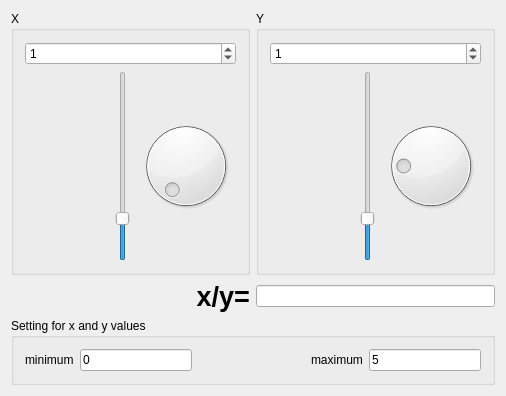
<?xml version="1.0" encoding="UTF-8"?>
<ui version="4.0">
 <class>DzielenieWidget</class>
 <widget class="QWidget" name="DzielenieWidget">
  <property name="geometry">
   <rect>
    <x>0</x>
    <y>0</y>
    <width>506</width>
    <height>396</height>
   </rect>
  </property>
  <property name="windowTitle">
   <string>DzielenieWidget</string>
  </property>
  <layout class="QVBoxLayout" name="verticalLayout_3">
   <item>
    <layout class="QHBoxLayout" name="horizontalLayout_3">
     <item>
      <widget class="QGroupBox" name="groupBox">
       <property name="title">
        <string>X</string>
       </property>
       <layout class="QVBoxLayout" name="verticalLayout">
        <item>
         <widget class="QSpinBox" name="XSpin">
          <property name="maximum">
           <number>5</number>
          </property>
          <property name="value">
           <number>1</number>
          </property>
         </widget>
        </item>
        <item>
         <layout class="QHBoxLayout" name="horizontalLayout">
          <item>
           <spacer name="horizontalSpacer">
            <property name="orientation">
             <enum>Qt::Horizontal</enum>
            </property>
            <property name="sizeHint" stdset="0">
             <size>
              <width>40</width>
              <height>20</height>
             </size>
            </property>
           </spacer>
          </item>
          <item>
           <widget class="QSlider" name="XSlider">
            <property name="maximum">
             <number>5</number>
            </property>
            <property name="value">
             <number>1</number>
            </property>
            <property name="orientation">
             <enum>Qt::Vertical</enum>
            </property>
           </widget>
          </item>
          <item>
           <widget class="QDial" name="XDial">
            <property name="maximum">
             <number>5</number>
            </property>
           </widget>
          </item>
         </layout>
        </item>
       </layout>
      </widget>
     </item>
     <item>
      <widget class="QGroupBox" name="groupBox_2">
       <property name="title">
        <string>Y</string>
       </property>
       <layout class="QVBoxLayout" name="verticalLayout_2">
        <item>
         <widget class="QSpinBox" name="YSpin">
          <property name="maximum">
           <number>5</number>
          </property>
          <property name="value">
           <number>1</number>
          </property>
         </widget>
        </item>
        <item>
         <layout class="QHBoxLayout" name="horizontalLayout_2">
          <item>
           <spacer name="horizontalSpacer_2">
            <property name="orientation">
             <enum>Qt::Horizontal</enum>
            </property>
            <property name="sizeHint" stdset="0">
             <size>
              <width>40</width>
              <height>20</height>
             </size>
            </property>
           </spacer>
          </item>
          <item>
           <widget class="QSlider" name="YSlider">
            <property name="maximum">
             <number>5</number>
            </property>
            <property name="value">
             <number>1</number>
            </property>
            <property name="orientation">
             <enum>Qt::Vertical</enum>
            </property>
           </widget>
          </item>
          <item>
           <widget class="QDial" name="YDial">
            <property name="maximum">
             <number>5</number>
            </property>
            <property name="value">
             <number>1</number>
            </property>
           </widget>
          </item>
         </layout>
        </item>
       </layout>
      </widget>
     </item>
    </layout>
   </item>
   <item>
    <layout class="QHBoxLayout" name="horizontalLayout_4">
     <item>
      <widget class="QLabel" name="label">
       <property name="sizePolicy">
        <sizepolicy hsizetype="Expanding" vsizetype="Preferred">
         <horstretch>0</horstretch>
         <verstretch>0</verstretch>
        </sizepolicy>
       </property>
       <property name="font">
        <font>
         <pointsize>20</pointsize>
         <weight>75</weight>
         <bold>true</bold>
        </font>
       </property>
       <property name="text">
        <string>x/y=</string>
       </property>
       <property name="alignment">
        <set>Qt::AlignRight|Qt::AlignTrailing|Qt::AlignVCenter</set>
       </property>
      </widget>
     </item>
     <item>
      <widget class="QLineEdit" name="dzielenieValue">
       <property name="readOnly">
        <bool>true</bool>
       </property>
      </widget>
     </item>
    </layout>
   </item>
   <item>
    <widget class="QGroupBox" name="groupBox_3">
     <property name="title">
      <string>Setting for x and y values</string>
     </property>
     <layout class="QHBoxLayout" name="horizontalLayout_5">
      <item>
       <widget class="QLabel" name="label_2">
        <property name="text">
         <string>minimum</string>
        </property>
       </widget>
      </item>
      <item>
       <widget class="QLineEdit" name="minimumValue">
        <property name="text">
         <string>0</string>
        </property>
       </widget>
      </item>
      <item>
       <spacer name="horizontalSpacer_3">
        <property name="orientation">
         <enum>Qt::Horizontal</enum>
        </property>
        <property name="sizeHint" stdset="0">
         <size>
          <width>34</width>
          <height>20</height>
         </size>
        </property>
       </spacer>
      </item>
      <item>
       <widget class="QLabel" name="label_3">
        <property name="text">
         <string>maximum</string>
        </property>
       </widget>
      </item>
      <item>
       <widget class="QLineEdit" name="maximumValue">
        <property name="text">
         <string>5</string>
        </property>
       </widget>
      </item>
     </layout>
    </widget>
   </item>
  </layout>
 </widget>
 <layoutdefault spacing="6" margin="11"/>
 <resources/>
 <connections>
  <connection>
   <sender>XSpin</sender>
   <signal>valueChanged(int)</signal>
   <receiver>XSlider</receiver>
   <slot>setValue(int)</slot>
   <hints>
    <hint type="sourcelabel">
     <x>111</x>
     <y>51</y>
    </hint>
    <hint type="destinationlabel">
     <x>125</x>
     <y>127</y>
    </hint>
   </hints>
  </connection>
  <connection>
   <sender>XSpin</sender>
   <signal>valueChanged(int)</signal>
   <receiver>XDial</receiver>
   <slot>setValue(int)</slot>
   <hints>
    <hint type="sourcelabel">
     <x>167</x>
     <y>54</y>
    </hint>
    <hint type="destinationlabel">
     <x>196</x>
     <y>105</y>
    </hint>
   </hints>
  </connection>
  <connection>
   <sender>XSlider</sender>
   <signal>valueChanged(int)</signal>
   <receiver>XDial</receiver>
   <slot>setValue(int)</slot>
   <hints>
    <hint type="sourcelabel">
     <x>126</x>
     <y>148</y>
    </hint>
    <hint type="destinationlabel">
     <x>157</x>
     <y>155</y>
    </hint>
   </hints>
  </connection>
  <connection>
   <sender>XSlider</sender>
   <signal>valueChanged(int)</signal>
   <receiver>XSpin</receiver>
   <slot>setValue(int)</slot>
   <hints>
    <hint type="sourcelabel">
     <x>131</x>
     <y>211</y>
    </hint>
    <hint type="destinationlabel">
     <x>145</x>
     <y>57</y>
    </hint>
   </hints>
  </connection>
  <connection>
   <sender>XDial</sender>
   <signal>valueChanged(int)</signal>
   <receiver>XSlider</receiver>
   <slot>setValue(int)</slot>
   <hints>
    <hint type="sourcelabel">
     <x>217</x>
     <y>225</y>
    </hint>
    <hint type="destinationlabel">
     <x>129</x>
     <y>207</y>
    </hint>
   </hints>
  </connection>
  <connection>
   <sender>XDial</sender>
   <signal>valueChanged(int)</signal>
   <receiver>XSpin</receiver>
   <slot>setValue(int)</slot>
   <hints>
    <hint type="sourcelabel">
     <x>201</x>
     <y>240</y>
    </hint>
    <hint type="destinationlabel">
     <x>173</x>
     <y>54</y>
    </hint>
   </hints>
  </connection>
  <connection>
   <sender>YSpin</sender>
   <signal>valueChanged(int)</signal>
   <receiver>YDial</receiver>
   <slot>setValue(int)</slot>
   <hints>
    <hint type="sourcelabel">
     <x>422</x>
     <y>52</y>
    </hint>
    <hint type="destinationlabel">
     <x>426</x>
     <y>92</y>
    </hint>
   </hints>
  </connection>
  <connection>
   <sender>YSpin</sender>
   <signal>valueChanged(int)</signal>
   <receiver>YSlider</receiver>
   <slot>setValue(int)</slot>
   <hints>
    <hint type="sourcelabel">
     <x>350</x>
     <y>53</y>
    </hint>
    <hint type="destinationlabel">
     <x>367</x>
     <y>128</y>
    </hint>
   </hints>
  </connection>
  <connection>
   <sender>YSlider</sender>
   <signal>valueChanged(int)</signal>
   <receiver>YDial</receiver>
   <slot>setValue(int)</slot>
   <hints>
    <hint type="sourcelabel">
     <x>369</x>
     <y>169</y>
    </hint>
    <hint type="destinationlabel">
     <x>398</x>
     <y>164</y>
    </hint>
   </hints>
  </connection>
  <connection>
   <sender>YSlider</sender>
   <signal>valueChanged(int)</signal>
   <receiver>YSpin</receiver>
   <slot>setValue(int)</slot>
   <hints>
    <hint type="sourcelabel">
     <x>372</x>
     <y>96</y>
    </hint>
    <hint type="destinationlabel">
     <x>376</x>
     <y>60</y>
    </hint>
   </hints>
  </connection>
  <connection>
   <sender>YDial</sender>
   <signal>valueChanged(int)</signal>
   <receiver>YSpin</receiver>
   <slot>setValue(int)</slot>
   <hints>
    <hint type="sourcelabel">
     <x>420</x>
     <y>213</y>
    </hint>
    <hint type="destinationlabel">
     <x>409</x>
     <y>56</y>
    </hint>
   </hints>
  </connection>
  <connection>
   <sender>YDial</sender>
   <signal>valueChanged(int)</signal>
   <receiver>YSlider</receiver>
   <slot>setValue(int)</slot>
   <hints>
    <hint type="sourcelabel">
     <x>425</x>
     <y>222</y>
    </hint>
    <hint type="destinationlabel">
     <x>367</x>
     <y>218</y>
    </hint>
   </hints>
  </connection>
 </connections>
</ui>
